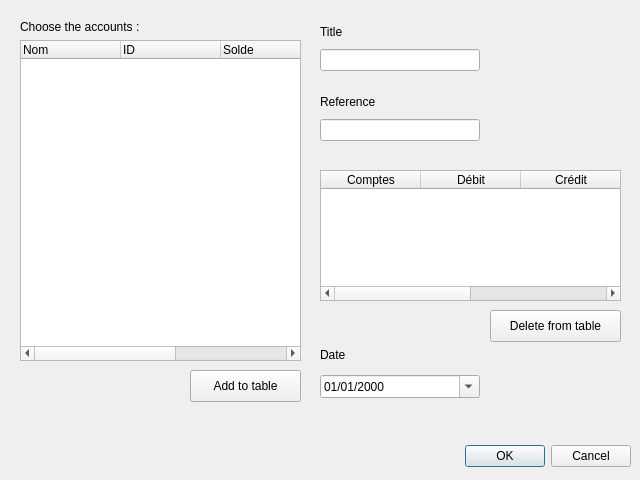
<?xml version="1.0" encoding="UTF-8"?>
<ui version="4.0">
 <class>AddTransfertDialog</class>
 <widget class="QDialog" name="AddTransfertDialog">
  <property name="geometry">
   <rect>
    <x>0</x>
    <y>0</y>
    <width>640</width>
    <height>480</height>
   </rect>
  </property>
  <property name="windowTitle">
   <string>Dialog</string>
  </property>
  <widget class="QDialogButtonBox" name="buttonBox">
   <property name="geometry">
    <rect>
     <x>10</x>
     <y>440</y>
     <width>621</width>
     <height>32</height>
    </rect>
   </property>
   <property name="orientation">
    <enum>Qt::Horizontal</enum>
   </property>
   <property name="standardButtons">
    <set>QDialogButtonBox::Cancel|QDialogButtonBox::Ok</set>
   </property>
  </widget>
  <widget class="QWidget" name="verticalLayoutWidget">
   <property name="geometry">
    <rect>
     <x>320</x>
     <y>20</y>
     <width>160</width>
     <height>51</height>
    </rect>
   </property>
   <layout class="QVBoxLayout" name="verticalLayout1">
    <item>
     <widget class="QLabel" name="titrel">
      <property name="text">
       <string>Title</string>
      </property>
     </widget>
    </item>
    <item>
     <widget class="QLineEdit" name="lineEdit"/>
    </item>
   </layout>
  </widget>
  <widget class="QWidget" name="verticalLayoutWidget_2">
   <property name="geometry">
    <rect>
     <x>20</x>
     <y>20</y>
     <width>281</width>
     <height>341</height>
    </rect>
   </property>
   <layout class="QVBoxLayout" name="verticalLayout2">
    <item>
     <widget class="QLabel" name="comptel">
      <property name="text">
       <string>Choose the accounts :  </string>
      </property>
     </widget>
    </item>
    <item>
     <widget class="QTreeWidget" name="treeWidget">
      <column>
       <property name="text">
        <string>Nom</string>
       </property>
      </column>
      <column>
       <property name="text">
        <string>ID</string>
       </property>
      </column>
      <column>
       <property name="text">
        <string>Solde</string>
       </property>
      </column>
      <column>
       <property name="text">
        <string>New Column</string>
       </property>
      </column>
      <column>
       <property name="text">
        <string>Type</string>
       </property>
      </column>
     </widget>
    </item>
   </layout>
  </widget>
  <widget class="QTableWidget" name="tableWidget">
   <property name="geometry">
    <rect>
     <x>320</x>
     <y>170</y>
     <width>301</width>
     <height>131</height>
    </rect>
   </property>
   <column>
    <property name="text">
     <string>Comptes</string>
    </property>
   </column>
   <column>
    <property name="text">
     <string>Débit</string>
    </property>
   </column>
   <column>
    <property name="text">
     <string>Crédit</string>
    </property>
   </column>
   <column>
    <property name="text">
     <string>ID</string>
    </property>
   </column>
  </widget>
  <widget class="QPushButton" name="pushButton">
   <property name="geometry">
    <rect>
     <x>190</x>
     <y>370</y>
     <width>111</width>
     <height>32</height>
    </rect>
   </property>
   <property name="text">
    <string>Add to table</string>
   </property>
  </widget>
  <widget class="QWidget" name="verticalLayoutWidget_3">
   <property name="geometry">
    <rect>
     <x>320</x>
     <y>340</y>
     <width>160</width>
     <height>58</height>
    </rect>
   </property>
   <layout class="QVBoxLayout" name="verticalLayout">
    <item>
     <widget class="QLabel" name="label_2">
      <property name="text">
       <string>Date</string>
      </property>
     </widget>
    </item>
    <item>
     <widget class="QDateEdit" name="dateEdit">
      <property name="currentSection">
       <enum>QDateTimeEdit::DaySection</enum>
      </property>
      <property name="displayFormat">
       <string>dd/MM/yyyy</string>
      </property>
      <property name="calendarPopup">
       <bool>true</bool>
      </property>
     </widget>
    </item>
   </layout>
  </widget>
  <widget class="QPushButton" name="pushButton_2">
   <property name="geometry">
    <rect>
     <x>490</x>
     <y>310</y>
     <width>131</width>
     <height>32</height>
    </rect>
   </property>
   <property name="text">
    <string>Delete from table</string>
   </property>
  </widget>
  <widget class="QWidget" name="verticalLayoutWidget_4">
   <property name="geometry">
    <rect>
     <x>320</x>
     <y>90</y>
     <width>160</width>
     <height>51</height>
    </rect>
   </property>
   <layout class="QVBoxLayout" name="verticalLayout_2">
    <item>
     <widget class="QLabel" name="label">
      <property name="text">
       <string>Reference</string>
      </property>
     </widget>
    </item>
    <item>
     <widget class="QLineEdit" name="lineEdit_2"/>
    </item>
   </layout>
  </widget>
 </widget>
 <resources/>
 <connections>
  <connection>
   <sender>buttonBox</sender>
   <signal>accepted()</signal>
   <receiver>AddTransfertDialog</receiver>
   <slot>accept()</slot>
   <hints>
    <hint type="sourcelabel">
     <x>248</x>
     <y>254</y>
    </hint>
    <hint type="destinationlabel">
     <x>157</x>
     <y>274</y>
    </hint>
   </hints>
  </connection>
  <connection>
   <sender>buttonBox</sender>
   <signal>rejected()</signal>
   <receiver>AddTransfertDialog</receiver>
   <slot>reject()</slot>
   <hints>
    <hint type="sourcelabel">
     <x>316</x>
     <y>260</y>
    </hint>
    <hint type="destinationlabel">
     <x>286</x>
     <y>274</y>
    </hint>
   </hints>
  </connection>
 </connections>
</ui>
